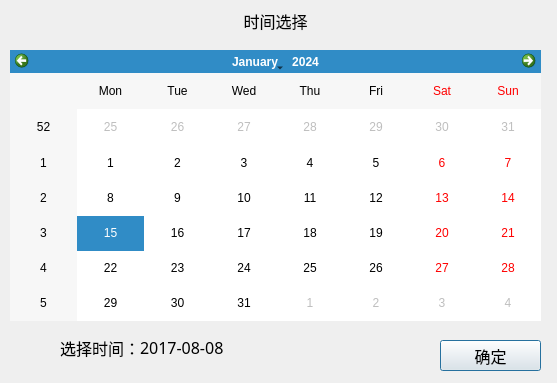
<?xml version="1.0" encoding="UTF-8"?>
<ui version="4.0">
 <class>MsgCalendarDlg</class>
 <widget class="QDialog" name="MsgCalendarDlg">
  <property name="geometry">
   <rect>
    <x>0</x>
    <y>0</y>
    <width>557</width>
    <height>383</height>
   </rect>
  </property>
  <property name="windowTitle">
   <string>Dialog</string>
  </property>
  <property name="styleSheet">
   <string notr="true"/>
  </property>
  <widget class="QLabel" name="label">
   <property name="geometry">
    <rect>
     <x>20</x>
     <y>0</y>
     <width>511</width>
     <height>41</height>
    </rect>
   </property>
   <property name="font">
    <font>
     <family>微软雅黑</family>
     <pointsize>12</pointsize>
    </font>
   </property>
   <property name="text">
    <string>时间选择</string>
   </property>
   <property name="alignment">
    <set>Qt::AlignCenter</set>
   </property>
  </widget>
  <widget class="QCalendarWidget" name="calendarWidget">
   <property name="geometry">
    <rect>
     <x>10</x>
     <y>50</y>
     <width>531</width>
     <height>271</height>
    </rect>
   </property>
   <property name="selectionMode">
    <enum>QCalendarWidget::SingleSelection</enum>
   </property>
   <property name="horizontalHeaderFormat">
    <enum>QCalendarWidget::ShortDayNames</enum>
   </property>
   <property name="verticalHeaderFormat">
    <enum>QCalendarWidget::ISOWeekNumbers</enum>
   </property>
  </widget>
  <widget class="QPushButton" name="pushButton">
   <property name="geometry">
    <rect>
     <x>440</x>
     <y>340</y>
     <width>101</width>
     <height>31</height>
    </rect>
   </property>
   <property name="font">
    <font>
     <family>微软雅黑</family>
     <pointsize>12</pointsize>
    </font>
   </property>
   <property name="text">
    <string>确定</string>
   </property>
  </widget>
  <widget class="QLabel" name="timeLab">
   <property name="geometry">
    <rect>
     <x>140</x>
     <y>330</y>
     <width>241</width>
     <height>35</height>
    </rect>
   </property>
   <property name="font">
    <font>
     <family>微软雅黑</family>
     <pointsize>12</pointsize>
    </font>
   </property>
   <property name="text">
    <string>2017-08-08</string>
   </property>
  </widget>
  <widget class="QLabel" name="label_2">
   <property name="geometry">
    <rect>
     <x>20</x>
     <y>330</y>
     <width>120</width>
     <height>35</height>
    </rect>
   </property>
   <property name="font">
    <font>
     <family>微软雅黑</family>
     <pointsize>12</pointsize>
    </font>
   </property>
   <property name="text">
    <string>选择时间：</string>
   </property>
   <property name="alignment">
    <set>Qt::AlignRight|Qt::AlignTrailing|Qt::AlignVCenter</set>
   </property>
  </widget>
 </widget>
 <resources/>
 <connections/>
</ui>
